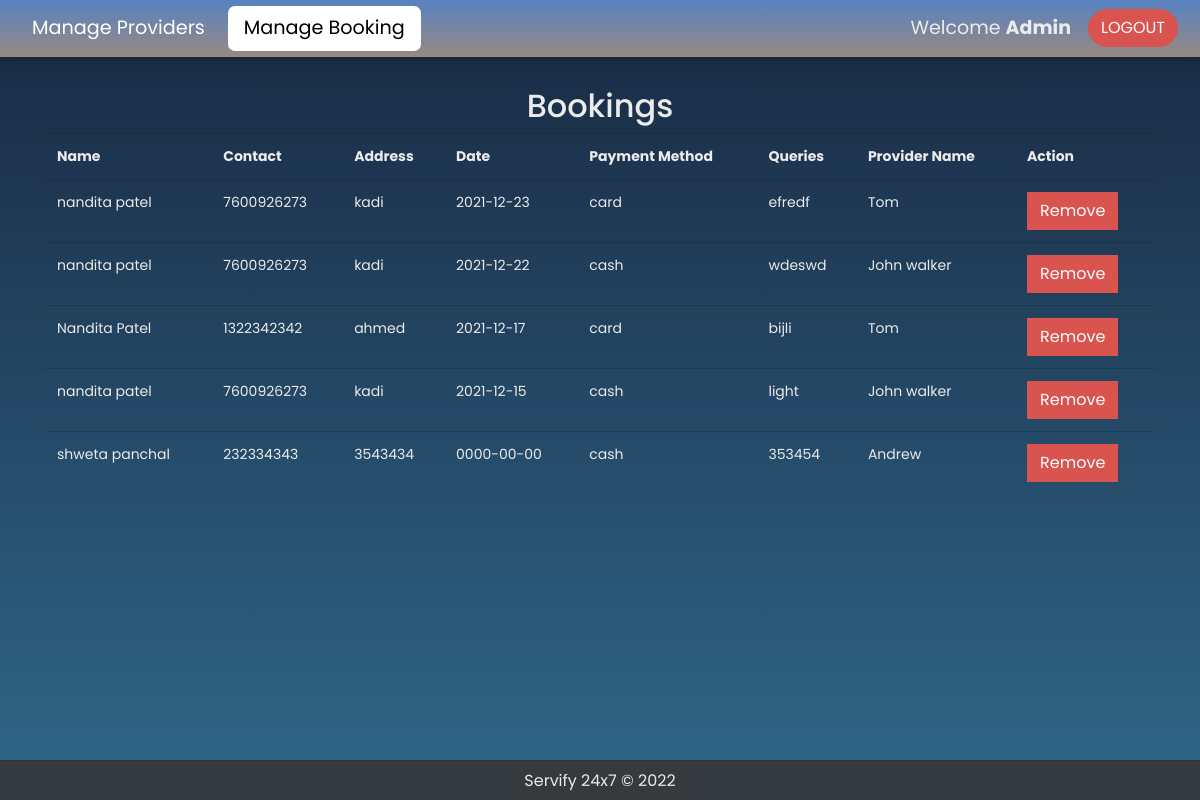
The app's page /admin.php (signed in), older data.
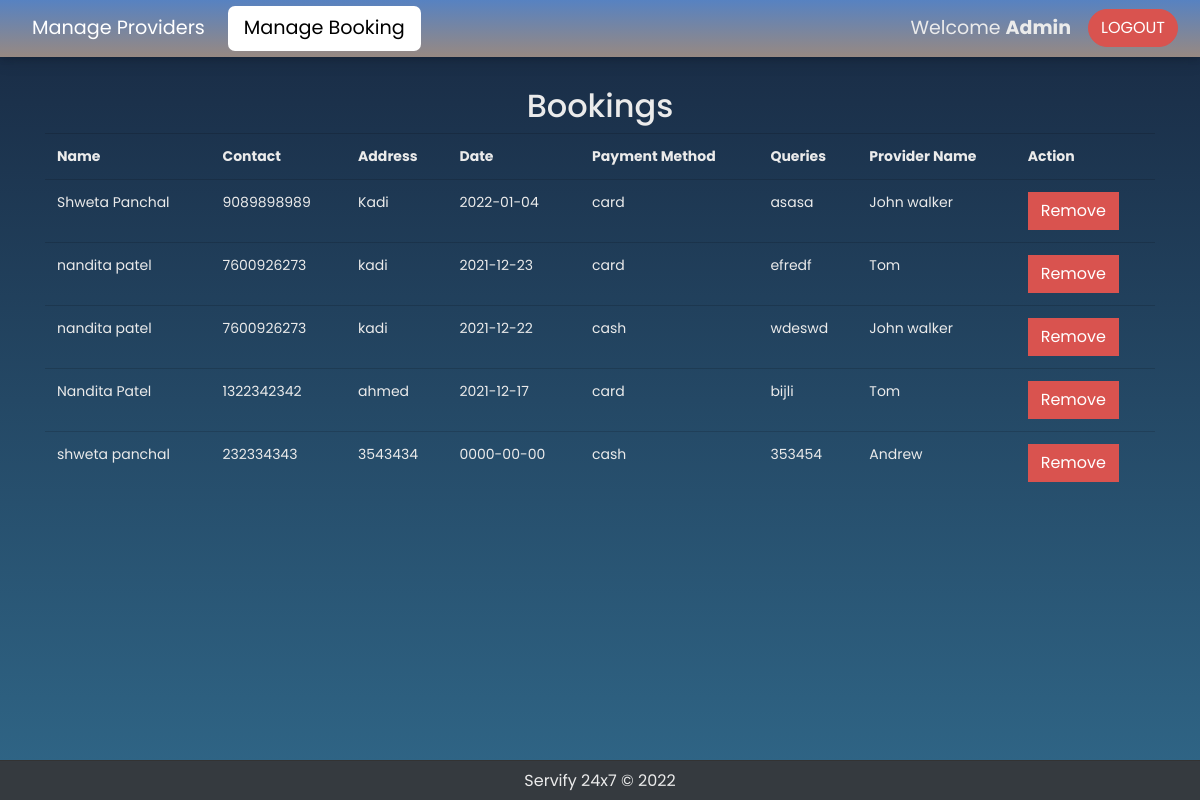
The same page, newer data.
### tables this page shows
CREATE TABLE `bookings` (
  `id` int(10) UNSIGNED NOT NULL,
  `provider_id` int(10) UNSIGNED NOT NULL,
  `fname` varchar(255) NOT NULL,
  `lname` varchar(255) NOT NULL,
  `email` varchar(255) NOT NULL,
  `contact` varchar(20) NOT NULL,
  `adder` varchar(255) NOT NULL,
  `date` date NOT NULL,
  `time` time(6) NOT NULL,
  `payment` varchar(30) NOT NULL,
  `queries` varchar(255) NOT NULL,
  `status` varchar(255) NOT NULL
);

CREATE TABLE `providers` (
  `id` int(10) UNSIGNED NOT NULL,
  `name` varchar(255) NOT NULL,
  `contact` varchar(20) NOT NULL,
  `email` varchar(255) NOT NULL,
  `descr` varchar(1000) NOT NULL,
  `adder1` varchar(255) NOT NULL,
  `adder2` varchar(255) NOT NULL,
  `city` varchar(50) NOT NULL,
  `password` varchar(255) NOT NULL,
  `photo` varchar(255) NOT NULL,
  `profession` varchar(255) NOT NULL,
  `rating` varchar(255) NOT NULL
);

### scripts/DB.php (called while the page is built, shortened)
<?php
class DB
{
    protected static $_stmt = null;
    public static function getConnection()
    {
        try {
            $conn = new PDO("mysql:host=".self::HOST.";dbname=".self::DBNAME, self::USERNAME, self::PASSWORD, []);
            $conn->setAttribute(PDO::ATTR_ERRMODE, PDO::ERRMODE_EXCEPTION);
        } catch (PDOException $e) {
            echo $e->getMessage();
        }
        return $conn;
    }
    public static function query($sql, $params = array())
    {
        try {
            self::$_stmt = self::getConnection()->prepare($sql);
            if (empty($params)) {
                self::$_stmt->execute();
            } else {
                self::$_stmt->execute($params);
            }
            return self::$_stmt;
        } catch (PDOException $e) {
            echo $e->getMessage();
        }
    }
}

### admin.php (the view, shortened to what this page needs)
<?php
    include_once "scripts/DB.php";
    include_once "include/header.php";
    $sql = "SELECT b.*, p.name AS provider_name FROM bookings AS b, providers AS p WHERE b.provider_id = p.id ORDER BY b.date DESC";
    $bookings = DB::query($sql)->fetchAll(PDO::FETCH_OBJ);
?>
<div class="container" style="margin-top: 30px; margin-bottom: 60px;">
    <h2 class="text-center"> Bookings </h2>
    <div class="table-responsive">
        <table class="table">
            <tr>
                <th>Name</th>
                <th>Contact</th>
                <th>Address</th>
                <th>Date</th>
                <th>Payment Method</th>
                <th>Queries</th>
                <th>Provider Name</th>
                <th>Action</th>
            </tr>
            <?php foreach ($bookings as $booking): ?>
            <tr>
                <td>
                    <?= $booking->fname; ?> <?= $booking->lname; ?>
                </td>
                <td>
                    <?= $booking->contact; ?>
                </td>
                <td>
                    <?= $booking->adder; ?>
                </td>
                <td>
                    <?= $booking->date; ?>
                </td>
                <td>
                    <?= $booking->payment; ?>
                </td>
                <td>
                    <?= $booking->queries; ?>
                </td>
                <td>
                    <?= $booking->provider_name; ?>
                </td>
                <td>
                    <a class="btn btn-danger"
                        href="deletebooking.php?id=<?= $booking->id; ?>">Remove</a>
                </td>
            </tr>
            <?php endforeach; ?>
        </table>
    </div>
</div>
<?php include_once "include/footer.php";

### include/header.php (shortened to what this page needs)
<!DOCTYPE html>
<html lang="en">
<head>
    <link rel="stylesheet" href="./css/bootstrap.min.css">
    <link rel="stylesheet" href="./css/navbar-style.css">
    <link rel="stylesheet" href="https://stackpath.bootstrapcdn.com/font-awesome/4.7.0/css/font-awesome.min.css">
</head>
<body>
    <nav class="navbar sticky-top">
        <?php if (!isset($_SESSION['user'])) : ?>
            <div class="left-nav">
                <a class="navbar-brand" href="./index.php">
                    <img src="./animation/Servify 24x7-logo/customer-support2.png" alt="" width="42" height="32" class="d-inline-block align-text-top">
                    <label for="" class="brand-name">Servify.24x7</label>
                </a>
                <a class="nav-item nav-link active" id="find-provider" href="index.php">Home</a>
                <a class="nav-item nav-link" id="about" href="about.php">About</a>
                <a class="nav-item nav-link" id="contact-us" href="contact-us.php">Contact Us</a>
            </div>
            <div class="profile">
                <?php if (isset($_SESSION['username'])) : ?>
                    <p><a class="my-bookings nav-item" id="my-bookings" href="mybookings.php">My Bookings</a></p>
                    <nav class="navbar-expand-sm">
                        <button class="navbar-toggler" type="button" data-toggle="collapse" data-target="#navbar-list-4" aria-controls="navbarNav" aria-expanded="false" aria-label="Toggle navigation" onclick="myFunction()">
                            <span class="navbar-toggler-icon"></span>
                        </button>
                        <div class="collapse navbar-collapse" id="navbar-list-4">
                            <ul class="navbar-nav">
                                <li class="dropdown">
                                    <a class="nav-link dropdown-toggle" onclick="myFunction()" href="#" id="navbarDropdownMenuLink" role="button" data-toggle="dropdown" aria-haspopup="true" aria-expanded="false">
                                        <img src="https://s3.eu-central-1.amazonaws.com/bootstrapbaymisc/blog/24_days_bootstrap/fox.jpg" width="40" height="40" class="rounded-circle">
                                    </a>
                                    <div class="dropdown-menu" id="btndrop" aria-labelledby="navbarDropdownMenuLink" style="margin-left: -74px;">
                                        <a class="dropdown-item" href="#"> <p class="user-name" style="margin-right: 13px;font-size: 19px;">Welcome&nbsp; <strong> <?php echo $_SESSION['username']; ?></strong></p></a>
                                        <a class="dropdown-item" href="#">Edit Profile</a>
                                        <a class="dropdown-item" href="./LOGIN/logout-user.php">Log Out</a>
                                    </div>
                                </li>
                            </ul>
                        </div>
                    </nav>
                    <p class=""> <a href="./LOGIN/logout-user.php" class="btn btn-danger" role="button" style="color: white;margin: 5px 6px 6px 4px; border-radius: 20px">LOGOUT</a> </p>
                    <!-- <button type="button" id= "btndrop" style= "height: 30px; width:40px" onclick="drop">
                    A
                    </button> -->
                    <!-- <div class="dropdown">
                        <button class="btn btn-secondary dropdown-toggle" type="button" id="dropdownMenuButton1" data-bs-toggle="dropdown" aria-expanded="false" onclick="myFunction()">
                            Dropdown button
                        </button>
                        <ul class="dropdown-menu" id="btndrop" aria-labelledby="dropdownMenuButton1">
                            <li><a class="dropdown-item" href="#">Action</a></li>
                            <li><a class="dropdown-item" href="#">Another action</a></li>
                            <li><a class="dropdown-item" href="#">Something else here</a></li>
                        </ul>
                    </div> -->
                <?php endif; ?>
            </div>
        <?php elseif ($_SESSION['user']->name == 'admin') : ?>
            <div class="admin-nav">
                <li><a class="nav-item nav-link " id="admin-manage-provider" href="managehall.php">Manage Providers</a></li>
                <li><a class="nav-item nav-link" id="admin-manage-booking" href="admin.php">Manage Booking</a></li>
            </div>
            <div class="profile">
                <p class="user-name" style="margin-right: 13px;font-size: 19px;">Welcome&nbsp; <strong>Admin</strong></p>
                <p class=""> <a href="./LOGIN/logout-user.php" class="btn btn-danger" role="button" style="color: white;margin: 5px 6px 6px 4px; border-radius: 20px">LOGOUT</a> </p>
            </div>
        <?php endif; ?>
    </nav>

### include/footer.php
<footer
    style="border-top: 1px solid #333;width: 100%; position: fixed; bottom: 0px;text-align: center;height: 40px; line-height: 40px;background: #353a3f; ">
    Servify 24x7 &copy; <?= date("Y") ?>
</footer>
</body>
</html>

### css/navbar-style.css (style rules this page uses)
html, body { font-family: 'Poppins', sans-serif; }
nav a.nav-link { color: #fff !important; margin-right: 7px; font-size: 1.2rem; }
.profile { display: flex; justify-content: right; margin-left: auto; align-items: center; }
p, .nav-item, .nav-list { margin: 0px; display: flex; align-items: center; }
a { font-size: 18px; transition: all 0.3s ease; }
.admin-nav { list-style: none; display: flex; }

### include/header.php (style rules this page uses)
.navbar { background: linear-gradient(0deg, #a9968ae0, #5782c1) !important; box-shadow: 0 0 8px 0 rgba(0, 0, 0, 0.2), 0 0 20px 0 rgba(0, 0, 0, 0.19); opacity: 100; }
body { background: linear-gradient(0deg, #306788, #182942); }

### admin.php (style rules this page uses)
#admin-manage-booking { opacity: 10; background-color: white; color: black !important; border-radius: 7px; }
body { height: 100vh; }

Row changes from the older to the newer data that the page shows:
removed bookings: fname "nandita", lname "patel", contact "7600926273", adder "kadi", date "2021-12-15", payment "cash", queries "light", provider.name "John walker"
added bookings: fname "Shweta", lname "Panchal", contact "9089898989", adder "Kadi", date "2022-01-04", payment "card", queries "asasa", provider.name "John walker"
